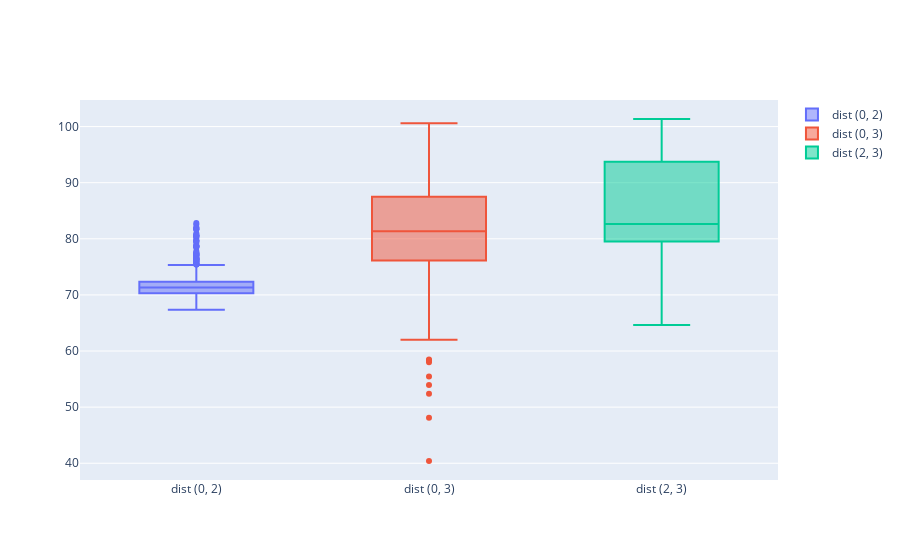
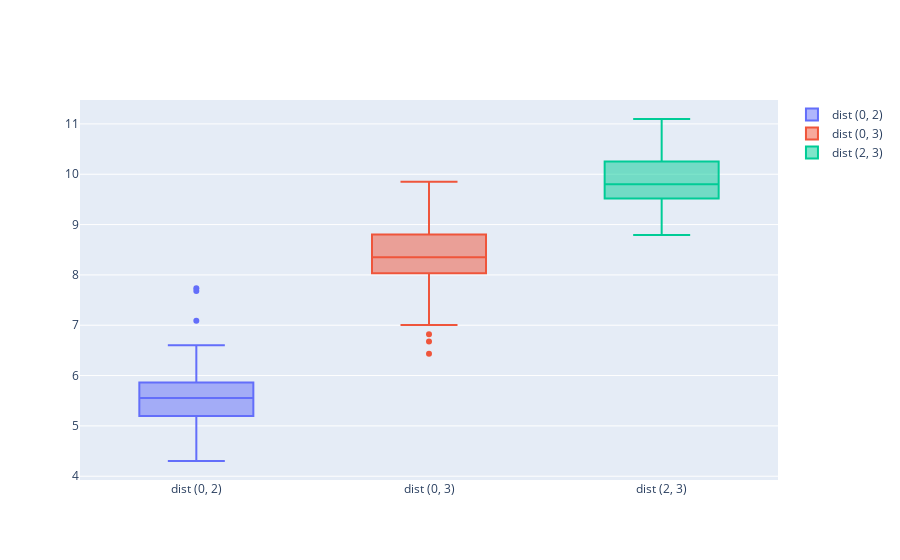

These figures' notebook cell, in order:
### Code cell
fig= [go.Box(
    y= gl_dists[x].reshape(1,-1)[0],
    name= 'dist {}'.format(x)
) for x in gp_combs]

layout= go.Layout()

Figure= go.Figure(data= fig,layout= layout)
iplot(Figure)

fig= [go.Box(
    y= rec_coords[x].reshape(1,-1)[0],
    name= 'dist {}'.format(x)
) for x in gp_combs]

layout= go.Layout()

Figure= go.Figure(data= fig,layout= layout)
iplot(Figure)
